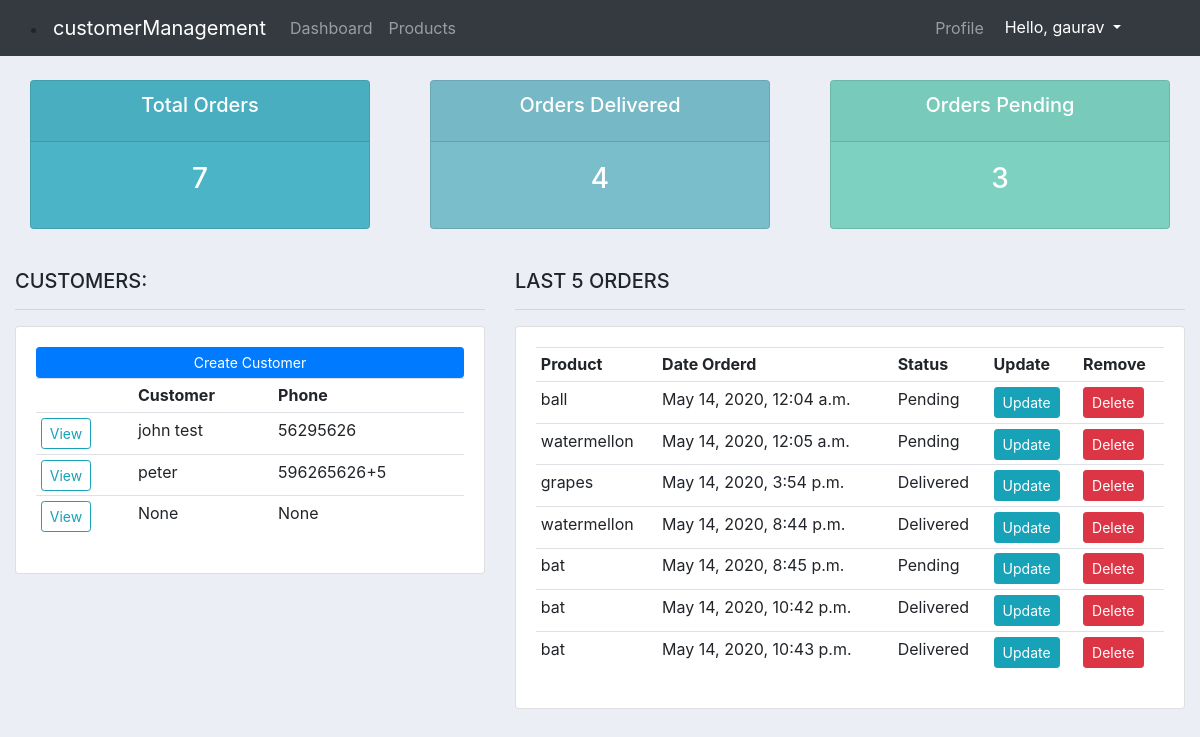
Before: / (signed in) with the older database file.
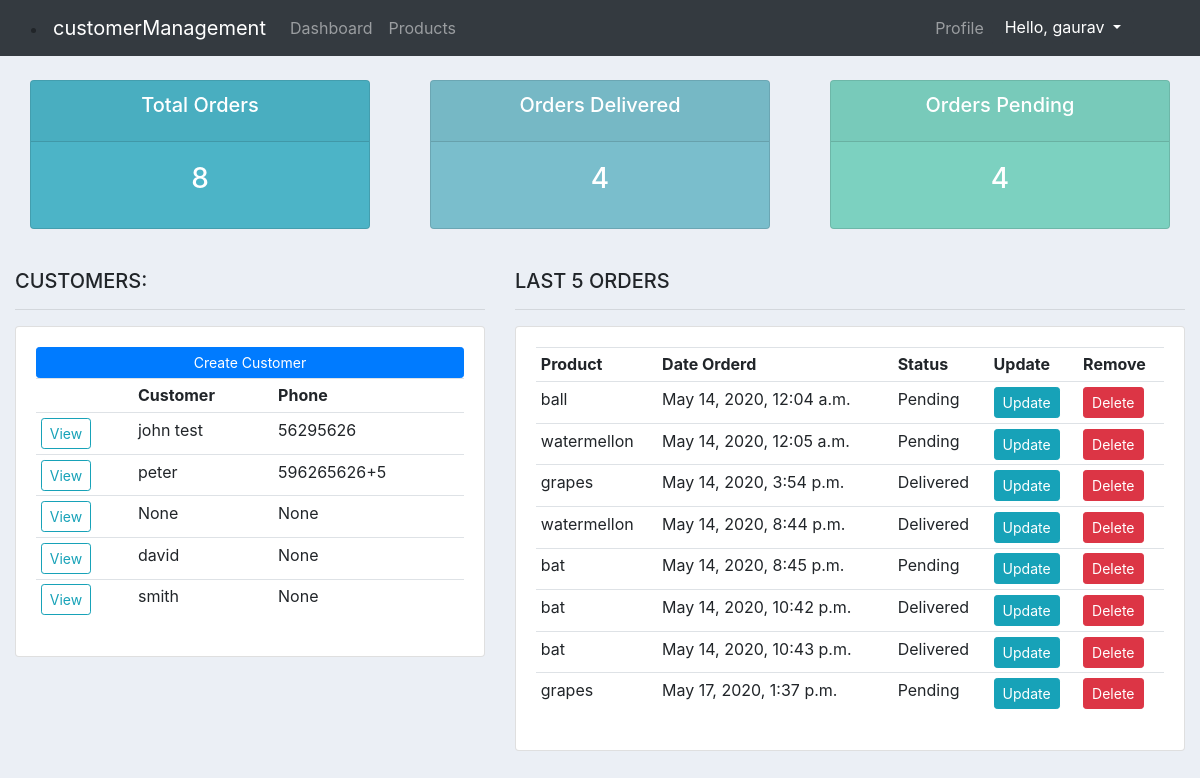
After: the same page with the newer database file.
### accounts/models.py (models this page shows, shortened)
class Customer(models.Model):
    user = models.OneToOneField(User, null=True, blank=True, on_delete=models.CASCADE)
    name = models.CharField(max_length=200, null=True)
    phone = models.CharField(max_length=200, null=True)
    email = models.EmailField(null=True)
    profile_pic = models.ImageField(default="profile_pic.jpg",null=True, blank=True)
    date_created = models.DateTimeField(auto_now_add=True)

class Order(models.Model):
    STATUS = (
        ('Pending','Pending'),
        ('Out for delivery','Out for delivery'),
        ('Delivered','Delivered'),
    )
    customer = models.ForeignKey(Customer, null=True, on_delete=models.SET_NULL)
    product = models.ForeignKey(Product, null=True, on_delete=models.SET_NULL)
    date_created = models.DateTimeField(auto_now_add=True, null=True)
    status = models.CharField(max_length=200, null=True, choices=STATUS)

class Product(models.Model):
    CATEGORY = (
        ('Indoor','Indoor'),
        ('Outdoor','Outdoor'),
    )
    name = models.CharField(max_length=200, null=True)
    price = models.FloatField(null=True)
    category = models.CharField(max_length=200, null=True, choices=CATEGORY)
    desciption = models.CharField(max_length=200, null=True, blank=True)
    date_created = models.DateTimeField(auto_now_add=True, null=True)
    tag = models.ManyToManyField(Tag)
    def __str__(self):
        return self.name

### accounts/decorators.py (the view)
    def wrapper_function(request, *args, **kwargs):
        group = None
        if request.user.groups.exists():
            group = request.user.groups.all()[0].name
        if group == 'customer':
            return redirect('user-page')
        if group == 'admin':
            return view_func(request, *args, **kwargs)

### accounts/views.py (called while the page is built)
@login_required(login_url="loginuser")
@admin_only
def home(request):
    customers = Customer.objects.all()
    orders = Order.objects.all()
    total_customers = customers.count()
    total_orders = orders.count()
    delivered = orders.filter(status = 'Delivered').count()
    pending = orders.filter(status = 'Pending').count()
    context = {
        'orders':orders,
        'customers':customers,
        'total_customers':total_customers,
        'delivered':delivered,
        'pending':pending,
        'total_orders':total_orders,
    }
    return render(request, 'accounts/dashboard.html', context)

### accounts/templates/accounts/dashboard.html
{%  extends 'accounts/main.html' %}
{% block content %}
{%  include 'accounts/status.html' %}
<br>
<div class="row">
	<div class="col-md-5">
		<h5>CUSTOMERS:</h5>
		<hr>
		<div class="card card-body">
			<a class="btn btn-primary  btn-sm btn-block" href="">Create Customer</a>
			<table class="table table-sm">
				<tr>
					<th></th>
					<th>Customer</th>
					<th>Phone</th>
				</tr>
				{% for customer in customers %}
				<tr>
					<td><a class="btn btn-outline-info btn-sm "href="{% url 'customer' customer.id %}">View</a></td>
					<td> {{ customer.name }} </td>
					<td> {{ customer.phone }} </td>
				</tr>
				{% endfor %}
			</table>
		</div>
	</div>
	<div class="col-md-7">
		<h5>LAST 5 ORDERS</h5>
		<hr>
		<div class="card card-body">
			<table class="table table-sm">
				<tr>
					<th>Product</th>
					<th>Date Orderd</th>
					<th>Status</th>
					<th>Update</th>
					<th>Remove</th>
				</tr>
				{% for order in orders %}
					<tr>
						<td>{{order.product}}</td>
						<td>{{order.date_created}}</td>
						<td>{{order.status}}</td>
						<td><a class="btn btn-info btn-sm " href="{% url 'update_order' order.id %}">Update</a></td>
						<td><a class="btn btn-danger btn-sm " href="{% url 'delete_order' order.id %}">Delete</a></td>
					</tr>
				{% endfor %}
			</table>
		</div>
	</div>
</div>
{% endblock %}

### accounts/templates/accounts/main.html (shortened to what this page needs)
{% load static %}
<!DOCTYPE html>
<html>
<head>
	<link rel="stylesheet" href="https://stackpath.bootstrapcdn.com/bootstrap/4.3.1/css/bootstrap.min.css">
    <link rel="stylesheet" type="text/css" href="{% static 'css/main.css' %}">
</head>
<body>
	{%  include 'accounts/navbar.html' %}
	<div class="container-fluid">
	{% block content %}
	{% endblock %}
    </div>
</body>
</html>

### accounts/templates/accounts/navbar.html (shortened to what this page needs)
<nav class="navbar navbar-expand-md navbar-dark bg-dark">
<div class="container-fluid">
    {% if user.is_authenticated %}
      <li>
        <a class="navbar-brand" href="">
          <span>customerManagement</span>
        </a>
      </li>
    {% else %}
      <li>
        <a class="navbar-brand" href="">
          <span>customerManagement</span>
        </a>
      </li>
    {% endif %}
    <div class="collapse navbar-collapse" id="navbarNav">
    {% if request.user.is_staff %}
        <ul class="navbar-nav mr-auto">
            <li class="nav-item">
              <a class="nav-link" href="{% url 'home'%}">Dashboard</a>
            </li>
            <li class="nav-item">
              <a class="nav-link" href="{% url 'products'%}">Products</a>
            </li>
        </ul>
    {% endif %}
    <ul class="navbar-nav ml-auto">
            {% if user.is_authenticated %}
            <ul class="navbar-nav mr-auto">
              <li class="nav-item">
                <a class="nav-link" href="{% url 'account'%}">Profile</a>
              </li>
            </ul>
                <li class="nav-item">
                    <div class="dropdown">
                        <button class="btn btn-dark dropdown-toggle" type="button" id="dropdownMenuButton" data-toggle="dropdown" aria-haspopup="true" aria-expanded="false">
                          Hello, {{ user.username }}
                        </button>
                    </div>
                </li>
            {% endif %}
        </ul>
    </div>
</div>
</nav>

### accounts/templates/accounts/status.html
<br>
<div class="row">
	<div class="col">
		<div class="col-md">
			<div class="card text-center text-white  mb-3" id="total-orders">
			  	<div class="card-header">
			  		<h5 class="card-title">Total Orders</h5>
			  	</div>
			  	<div class="card-body">
			    	<h3 class="card-title">{{ total_orders }}</h3>
			  	</div>
			</div>
		</div>
	</div>
	<div class="col">
		<div class="col-md">
			<div class="card text-center text-white  mb-3" id="orders-delivered">
			  	<div class="card-header">
			  		<h5 class="card-title">Orders Delivered</h5>
			  	</div>
			  	<div class="card-body">
			    	<h3 class="card-title">{{ delivered }}</h3>
			  	</div>
			</div>
		</div>
	</div>
	<div class="col">
		<div class="col-md">
			<div class="card text-center text-white  mb-3" id="orders-pending">
			  	<div class="card-header">
			  		<h5 class="card-title">Orders Pending</h5>
			  	</div>
			  	<div class="card-body">
			    	<h3 class="card-title">{{ pending }}</h3>
			  	</div>
			</div>
		</div>
	</div>
</div>

### static/css/main.css (style rules this page uses)
body { background-color: #ebeff5; }
#total-orders { background-color: #4cb4c7; }
#orders-delivered { background-color: #7abecc; }
#orders-pending { background-color: #7CD1C0; }
#dropdownMenuButton { margin-right: 35px; }

Changed rows visible on the page:
added Customer: name "david", phone "None"
added Customer: name "smith", phone "None"
added Order: product "grapes", date_created "May 17, 2020, 1:37 p.m.", status "Pending"
Other visible differences:
{{ total_orders }}: "7" → "8"
{{ pending }}: "3" → "4"
